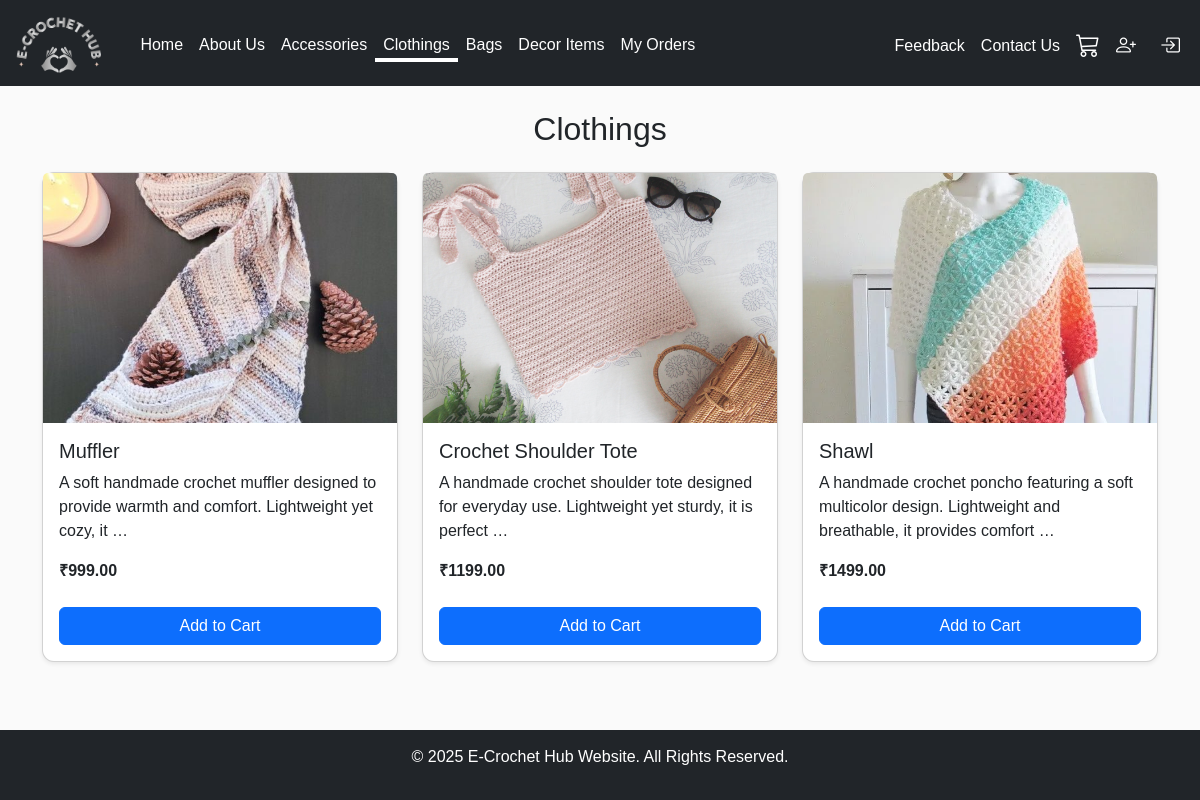
The app's page /clothings/ with its own data.
### app/models.py (models this page shows, shortened)
class Product(models.Model):
    category = models.ForeignKey(Category, on_delete=models.CASCADE)
    name = models.CharField(max_length=200)
    price = models.DecimalField(max_digits=10, decimal_places=2)
    description = models.TextField()
    image = models.ImageField(upload_to="products/", blank=True, null=True)

### app/views.py (the view)
# urls.py: path('clothings/', views.clothings, name='clothings'),
def clothings(request):
    cat = Category.objects.filter(name__iexact="Clothings").first()
    products = Product.objects.filter(category=cat)
    return render(request, "clothings.html", {"products": products})

### app/context_processors.py (called while the page is built)
def cart_count(request):
    if request.user.is_authenticated:
        return {
            "cart_count": Cart.objects.filter(user=request.user).count()
        }
    return {"cart_count": 0}

### templates/clothings.html (shortened to what this page needs)
{% extends "base.html" %}
{% block content %}
<div class="container mt-4">
    <h2 class="text-center mb-4">Clothings</h2>
    <div class="row">
        {% for item in products %}
        <div class="col-md-4 mb-4">
            <div class="card shadow-sm">
                {% if item.image %}
                    <img src="{{ item.image.url }}"
                         class="card-img-top"
                         style="height:250px; object-fit:cover;">
                {% endif %}
                <div class="card-body">
                    <h5 class="card-title">{{ item.name }}</h5>
                    <p class="card-text">
                        {{ item.description|truncatewords:15 }}
                    </p>
                    <p class="fw-bold">₹{{ item.price }}</p>
                    <a href="{% url 'add_to_cart' item.id %}"
                       class="btn btn-primary w-100 mt-2">
                        Add to Cart
                    </a>
                </div>
            </div>
        </div>
        {% empty %}
        <div class="col-12 text-center">
            <p class="text-muted">No products available</p>
        </div>
        {% endfor %}
    </div>
</div>
{% endblock %}

### static/home.css (style rules this page uses)
* { margin: 0; padding: 0; box-sizing: border-box; }
body { background: #fafafa; font-family: Arial, sans-serif; padding-bottom: 70px; }
.card { border-radius: 12px; }

### templates/base.html (style rules this page uses)
body, html { height: 100%; margin: 0; }

### records on screen
Product: image (picture), name "Muffler", description "A soft handmade crochet muffler designed to provide warmth and comfort. Lightweight yet cozy, it …", price "999.00"
Product: image (picture), name "Crochet Shoulder Tote", description "A handmade crochet shoulder tote designed for everyday use. Lightweight yet sturdy, it is perfect …", price "1199.00"
Product: image (picture), name "Shawl", description "A handmade crochet poncho featuring a soft multicolor design. Lightweight and breathable, it provides comfort …", price "1499.00"
